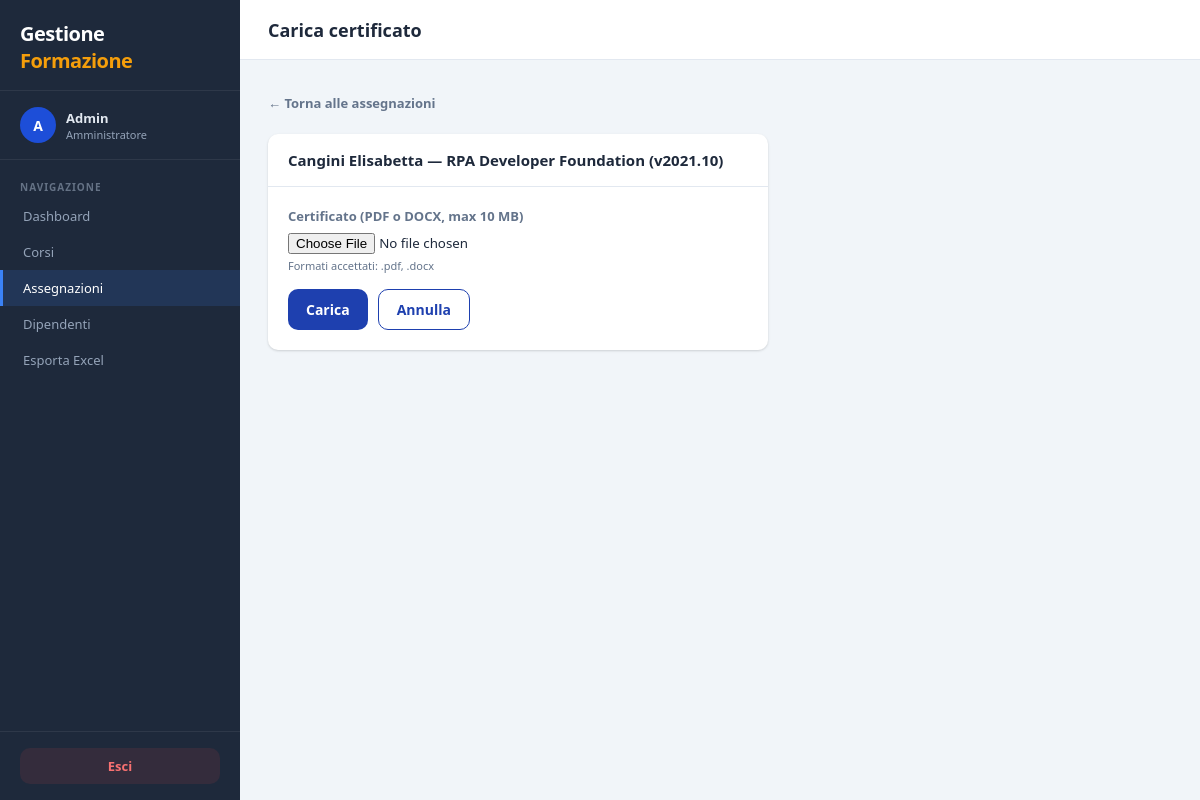
Screenshot of /assegnazioni/1/certificato/ (signed in) with the database file from the repository.
### gestionale/models.py (models this page shows, shortened)
class AssegnazioneCorso(models.Model):
    STATO_CHOICES = [
        ('da_iniziare', 'Da iniziare'),
        ('in_corso', 'In corso'),
        ('completato', 'Completato'),
        ('scaduto', 'Scaduto'),
    ]
    dipendente = models.ForeignKey(Dipendente, on_delete=models.CASCADE, related_name='assegnazioni', db_index=True)
    corso = models.ForeignKey(Corso, on_delete=models.CASCADE, related_name='assegnazioni', db_index=True)
    data_assegnazione = models.DateField(default=timezone.now)
    data_scadenza = models.DateField(null=True, blank=True)
    data_completamento = models.DateField(null=True, blank=True)
    stato = models.CharField(max_length=20, choices=STATO_CHOICES, default='da_iniziare', db_index=True)
    data_inizio_pianificata = models.DateField(null=True, blank=True)
    data_fine_pianificata = models.DateField(null=True, blank=True)
    certificato = models.FileField(upload_to='certificati/', null=True, blank=True)
    class Meta:
        verbose_name = 'Assegnazione Corso'
        verbose_name_plural = 'Assegnazioni Corsi'
        unique_together = ('dipendente', 'corso')
        ordering = ['data_scadenza']

class Dipendente(models.Model):
    REPARTO_CHOICES = [
        ('IT', 'IT'),
        ('HR', 'HR'),
        ('PM', 'PM'),
        ('RPA', 'RPA'),
        ('Finance', 'Finance'),
        ('Sales', 'Sales'),
        ('Operations', 'Operations'),
        ('Altro', 'Altro'),
    ]
    nome = models.CharField(max_length=100)
    cognome = models.CharField(max_length=100)
    email = models.EmailField(unique=True)
    reparto = models.CharField(max_length=100, blank=True, choices=REPARTO_CHOICES, db_index=True)
    attivo = models.BooleanField(default=True)
    class Meta:
        verbose_name_plural = 'Dipendenti'
        ordering = ['cognome', 'nome']
    def __str__(self):
        return f'{self.cognome} {self.nome}'

class Corso(models.Model):
    TIPOLOGIA_CHOICES = [
        ('Tecnico', 'Tecnico'),
        ('Management', 'Management'),
        ('Cloud', 'Cloud'),
        ('Analytics', 'Analytics'),
        ('Compliance', 'Compliance'),
        ('Soft Skills', 'Soft Skills'),
        ('Sicurezza', 'Sicurezza'),
        ('Altro', 'Altro'),
    ]
    titolo = models.CharField(max_length=300)
    descrizione = models.TextField(blank=True)
    vendor = models.ForeignKey(Vendor, on_delete=models.SET_NULL, null=True, blank=True, related_name='corsi')
    tipologia = models.CharField(max_length=50, choices=TIPOLOGIA_CHOICES, default='Altro')
    durata_ore = models.PositiveIntegerField(default=0)
    validita_mesi = models.PositiveIntegerField(default=0, help_text='0 = nessuna scadenza')
    obbligatorio = models.BooleanField(default=False)
    link_corso = models.URLField(blank=True)
    class Meta:
        verbose_name_plural = 'Corsi'
        ordering = ['titolo']

### gestionale/views.py (the view, shortened to what this page needs)
# urls.py: path('assegnazioni/<int:pk>/certificato/', views.CertificatoUploadView.as_view(), name='certificato_upload'),
class CertificatoUploadView(LoginRequiredMixin, View):
    template_name = 'gestionale/assegnazioni/certificato_form.html'
    def _check_access(self, request, assegnazione):
        return request.user.is_staff or assegnazione.dipendente.email == request.user.email
    def get(self, request, pk):
        assegnazione = get_object_or_404(
            AssegnazioneCorso.objects.select_related('dipendente', 'corso'), pk=pk
        )
        if not self._check_access(request, assegnazione):
            return HttpResponseForbidden()
        return render(request, self.template_name, {
            'form': CertificatoForm(),
            'assegnazione': assegnazione,
        })

### gestionale/forms.py (shortened to what this page needs)
class CertificatoForm(forms.Form):
    certificato = forms.FileField(
        label='Certificato (PDF o DOCX, max 10 MB)',
        help_text='Formati accettati: .pdf, .docx',
    )

### gestionale/templates/gestionale/assegnazioni/certificato_form.html (shortened to what this page needs)
{% extends "gestionale/base.html" %}
{% block page_title %}Carica certificato{% endblock %}
{% block content %}
<a href="{% url 'gestionale:assegnazione_list' %}" class="back-btn">← Torna alle assegnazioni</a>
<div class="card" style="max-width:500px;">
  <div class="card-header">
    <div class="card-title">{{ assegnazione.dipendente }} — {{ assegnazione.corso.titolo }}</div>
  </div>
  <div class="card-body">
    <form method="post" enctype="multipart/form-data">
      {% for field in form %}
      <div class="form-group">
        <label class="form-label" for="{{ field.id_for_label }}">{{ field.label }}</label>
        {{ field }}
        {% if field.help_text %}<div style="font-size:11px;color:#64748b;margin-top:4px;">{{ field.help_text }}</div>{% endif %}
      </div>
      {% endfor %}
      <div style="display:flex;gap:10px;margin-top:8px;">
        <button type="submit" class="btn btn-primary">Carica</button>
        <a href="{% url 'gestionale:assegnazione_list' %}" class="btn btn-outline">Annulla</a>
      </div>
    </form>
  </div>
</div>
{% endblock %}

### gestionale/templates/gestionale/base.html (shortened to what this page needs)
{% load static %}
<!DOCTYPE html>
<html lang="it">
<head>
  <link rel="stylesheet" href="{% static 'gestionale/css/dashboard.css' %}">
</head>
<body>
<div class="app-layout">
  <aside id="sidebar">
    <div class="sidebar-brand">
      <div class="brand">Gestione <span>Formazione</span></div>
    </div>
    <div class="sidebar-user">
      <div class="avatar {% if request.user.is_staff %}avatar-admin{% else %}avatar-dipendente{% endif %}">
        {{ request.user.username|first|upper }}
      </div>
      <div class="sidebar-user-info">
        <div class="sidebar-user-name">{{ request.user.get_full_name|default:request.user.username }}</div>
        <div class="sidebar-user-role">{% if request.user.is_staff %}Amministratore{% else %}Dipendente{% endif %}</div>
      </div>
    </div>
    <nav>
      <div class="nav-section">Navigazione</div>
      <a href="{% url 'gestionale:dashboard' %}" class="nav-item {% if request.resolver_match.url_name == 'dashboard' %}active{% endif %}">Dashboard</a>
      <a href="{% url 'gestionale:corso_list' %}" class="nav-item {% if 'corso' in request.resolver_match.url_name %}active{% endif %}">Corsi</a>
      <a href="{% url 'gestionale:assegnazione_list' %}" class="nav-item {% if 'assegnazione' in request.resolver_match.url_name or 'certificato' in request.resolver_match.url_name %}active{% endif %}">Assegnazioni</a>
      {% if request.user.is_staff %}
      <a href="{% url 'gestionale:dipendente_list' %}" class="nav-item {% if 'dipendente' in request.resolver_match.url_name %}active{% endif %}">Dipendenti</a>
      <a href="{% url 'gestionale:export_excel' %}" class="nav-item">Esporta Excel</a>
      {% endif %}
    </nav>
    <div class="sidebar-bottom">
      <form method="post" action="{% url 'gestionale:logout' %}">
        <button type="submit" class="btn-logout">Esci</button>
      </form>
    </div>
  </aside>
  <main id="main-content">
    <div class="topbar">
      <div class="topbar-title">{% block page_title %}{% endblock %}</div>
    </div>
    <div class="page-content">
      {% block content %}{% endblock %}
    </div>
  </main>
</div>
</body>
</html>

### gestionale/static/gestionale/css/dashboard.css (style rules this page uses)
:root { --primary:#1e40af;--primary-light:#3b82f6;--primary-dark:#1e3a8a; --success:#10b981;--warning:#f59e0b;--danger:#ef4444;--info:#06b6d4; --bg:#f1f5f9;--card:#ffffff;--sidebar:#1e293b;--sidebar-text:#94a3b8; --sidebar-active:#3b82f6;--text:#1e293b;--text-muted:#64748b; --border:#e2e8f0;--r:10px; --sh:0 1px 3px rgba(0,0,0,.1),0 1px 2px rgba(0,0,0,.06); --sh-md:0 4px 12px rgba(0,0,0,.08); }
* { box-sizing:border-box;margin:0;padding:0 }
body { font-family:'Segoe UI',system-ui,sans-serif;background:var(--bg);color:var(--text);min-height:100vh }
a { text-decoration:none;color:inherit }
button { cursor:pointer;font-family:inherit }
input,select,textarea { font-family:inherit }
.form-group { margin-bottom:16px }
.form-group label { display:block;font-size:13px;font-weight:600;color:var(--text-muted);margin-bottom:6px }
.btn { display:inline-flex;align-items:center;gap:6px;padding:10px 18px;border-radius:var(--r); font-size:14px;font-weight:600;border:none;transition:.2s;white-space:nowrap }
.btn-primary { background:var(--primary);color:#fff }
.btn-outline { background:#fff;color:var(--primary);border:1.5px solid var(--primary) }
.app-layout { display:flex;min-height:100vh }
#sidebar { width:240px;background:var(--sidebar);display:flex;flex-direction:column;flex-shrink:0; position:fixed;top:0;left:0;height:100vh;z-index:100;transition:.3s }
.sidebar-brand { padding:20px 20px 16px;border-bottom:1px solid rgba(255,255,255,.07) }
.sidebar-brand .brand { font-size:20px;font-weight:800;color:#fff;letter-spacing:-0.5px }
.sidebar-brand .brand span { color:#f59e0b }
.sidebar-user { padding:16px 20px;border-bottom:1px solid rgba(255,255,255,.07);display:flex;align-items:center;gap:10px }
.avatar { width:36px;height:36px;border-radius:50%;display:flex;align-items:center;justify-content:center; font-weight:700;font-size:14px;flex-shrink:0 }
.avatar-admin { background:#1d4ed8;color:#fff }
.sidebar-user-info { overflow:hidden }
.sidebar-user-name { color:#e2e8f0;font-size:13px;font-weight:600;white-space:nowrap;overflow:hidden;text-overflow:ellipsis }
.sidebar-user-role { color:var(--sidebar-text);font-size:11px }
nav { flex:1;padding:12px 0;overflow-y:auto }
.nav-section { padding:8px 20px 4px;font-size:10px;font-weight:700;color:rgba(148,163,184,.6);text-transform:uppercase;letter-spacing:1px }
.nav-item { display:flex;align-items:center;gap:10px;padding:9px 20px;color:var(--sidebar-text); font-size:13px;font-weight:500;cursor:pointer;transition:.15s;border-left:3px solid transparent }
.nav-item.active { background:rgba(59,130,246,.15);color:#fff;border-left-color:var(--sidebar-active) }
.sidebar-bottom { padding:16px 20px;border-top:1px solid rgba(255,255,255,.07) }
.btn-logout { width:100%;background:rgba(239,68,68,.1);color:#f87171;border:none; padding:9px;border-radius:var(--r);font-size:13px;font-weight:600;display:flex;align-items:center;justify-content:center;gap:8px;cursor:pointer }
#main-content { margin-left:240px;flex:1;min-height:100vh;display:flex;flex-direction:column }
.topbar { background:#fff;border-bottom:1px solid var(--border);padding:0 28px;height:60px; display:flex;align-items:center;justify-content:space-between;position:sticky;top:0;z-index:50 }
.topbar-title { font-size:18px;font-weight:700;color:var(--text) }
.page-content { padding:28px;flex:1 }
.card { background:var(--card);border-radius:var(--r);box-shadow:var(--sh);overflow:hidden }
.card-header { padding:16px 20px;border-bottom:1px solid var(--border);display:flex;align-items:center;justify-content:space-between }
.card-title { font-size:15px;font-weight:700 }
.card-body { padding:20px }
.form-label { display:block;font-size:13px;font-weight:600;color:var(--text-muted);margin-bottom:6px }
.back-btn { display:inline-flex;align-items:center;gap:6px;color:var(--text-muted);font-size:13px; font-weight:600;cursor:pointer;margin-bottom:16px;padding:6px 0 }

### rows the page displays
AssegnazioneCorso: dipendente "Cangini Elisabetta", corso.titolo "RPA Developer Foundation (v2021.10)"

### other values shown
{{ request.user.username|first|upper }} "A"
{{ request.user.get_full_name|default:request.user.username }} "Admin"
{{ field.label }} "Certificato (PDF o DOCX, max 10 MB)"
{{ field.help_text }} "Formati accettati: .pdf, .docx"
